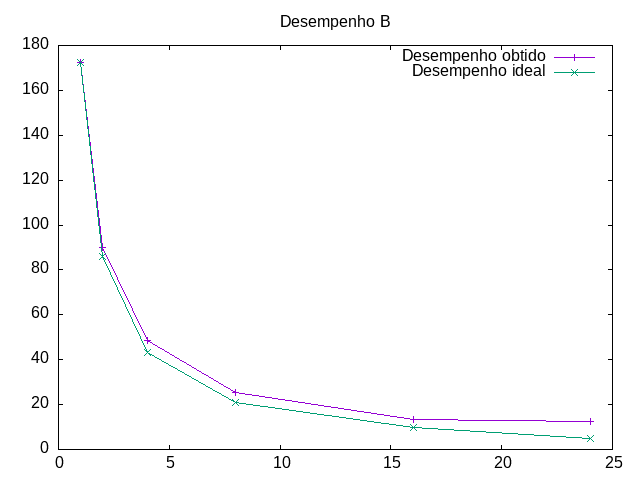

The gnuplot source for this figure:
# título do gráfico
set title "Desempenho B"

# formato do arquivo de saída 
set term "png"

# arquivo de saída
set output "graficoDesempenhoB.png"

#  gráfico de linhas

plot "desempenhoB.txt" using 1:3 w linespoint title "Desempenho obtido", \
     "desempenhoB.txt" using 1:4 w linespoint title "Desempenho ideal"
